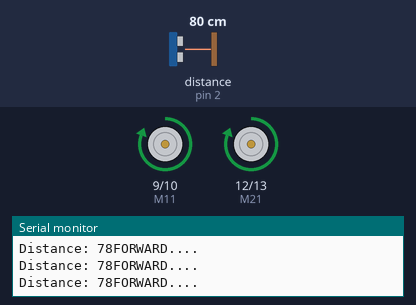
A sketch run on a simulated Arduino Uno, built with avr-gcc and run on an emulated ATmega328P. On the bench: motor-driver pin pairs drawn as motors (green arrow = first pin HIGH = forward, orange = second pin HIGH = backward, longer = more drive, scaled by the enable pin), the last lines printed to the serial monitor. Wiring (inferred from the names in the program): ultrasonic range finder: trigger pin 3; echo pin 2. The test bench sets the inputs (shaded band); at power-on: distance to the obstacle (sensor on pin 2) 80 cm. The echo pulse lasts 58.3 µs per cm.

Above: at 1.2 s.
1.3 s: distance to the obstacle (sensor on pin 2) set to 13 cm
4.3 s: distance to the obstacle (sensor on pin 2) set to 10 cm
At 5.5 s:
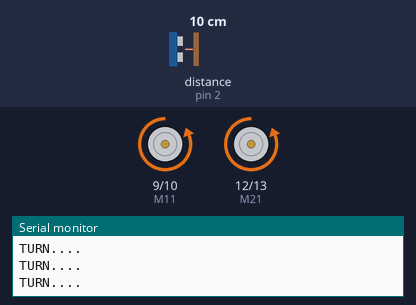
5.8 s: distance to the obstacle (sensor on pin 2) set to 18 cm
At 7.0 s:
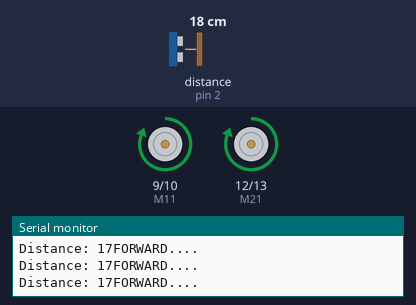
7.4 s: distance to the obstacle (sensor on pin 2) set to 2 cm
At 7.9 s:
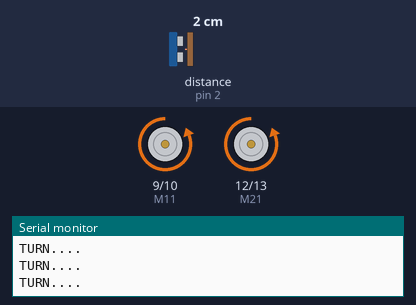
Timing chart, 0 to 9.9 s (numbered marks = the images above; inputs shaded):
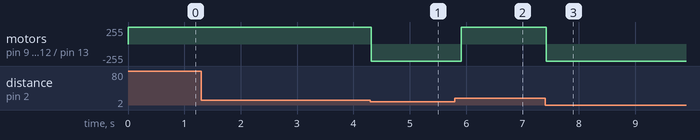

The sketch:

usc1_1v.ino
```cpp
/*********TACHLOG powered********
*********www.troncart.com*******
**electronics components online**
***********TRONCAR**************
***********25-03-2019**************
*V1.1v
*/


// Maping the Motor Driver Pins
const int M11 = 9;
const int M12 = 10;
const int M21 = 12;
const int M22 = 13;
const int E1 = 8;
const int E2 = 11;

//Ultrasound HC-SR04 Pin
const int trigPin = 3;
const int echoPin = 2;

long duration;
int distance;
int i;


  void setup()

    {
      pinMode(trigPin, OUTPUT); // Sets the trigPin as an Output
      pinMode(echoPin, INPUT); // Sets the echoPin as an Input

  pinMode(M11,OUTPUT);//Configuring the Pin As output
      pinMode(M12,OUTPUT);
      pinMode(M21,OUTPUT);
      pinMode(M22,OUTPUT);
      pinMode(E1,OUTPUT);
      pinMode(E2,OUTPUT);

      Serial.begin(9600); // Starts the serial communication
    }

      void loop()
     {

        //Calculating the distance
        digitalWrite(trigPin, LOW);
        delayMicroseconds(2);
        digitalWrite(trigPin, HIGH);// Sets the trigPin on HIGH state for 10 micro seconds
        delayMicroseconds(10);
        digitalWrite(trigPin, LOW);
        duration = pulseIn(echoPin, HIGH);// Reads the echoPin, returns the sound wave travel time in microseconds
        distance= duration*0.034/2;// Calculating the distance
        Serial.print("Distance: ");
        Serial.print(distance);// Prints the distance on the Serial Monitor

        if(distance > 10)
         {
          forward();
          Serial.println("FORWARD....");
         }
         if (distance <= 10)
         {
          for (i=0; i<50; i++)
            {
              left();
              Serial.println("TURN....");
            }
         }
       }

         void forward()
       {
         digitalWrite(M11,HIGH);
         digitalWrite(M12,LOW);
         digitalWrite(M21,HIGH);
         digitalWrite(M22,LOW);
         digitalWrite(E1,HIGH);
         digitalWrite(E2,HIGH);
       }
       void backward()
       {
         digitalWrite(M12,HIGH);
         digitalWrite(M11,LOW);
         digitalWrite(M22,HIGH);
         digitalWrite(M21,LOW);
         digitalWrite(E1,HIGH);
         digitalWrite(E2,HIGH);
       }
        void left()
       {
         digitalWrite(M12,HIGH);
         digitalWrite(M11,LOW);
         digitalWrite(M22,HIGH);
         digitalWrite(M21,LOW);
         digitalWrite(E1,HIGH);
         digitalWrite(E2,HIGH);
       }

        void right()
       {
         digitalWrite(M12,HIGH);
         digitalWrite(M11,LOW);
         digitalWrite(M22,HIGH);
         digitalWrite(M21,LOW);
         digitalWrite(E1,HIGH);
         digitalWrite(E2,HIGH);
       }

        void stop_car()
       {
         digitalWrite(E1,LOW);
         digitalWrite(E2,LOW);
       }
```

Measured:
- the behaviour switches between 12 and 11 cm on distance to the obstacle (sensor on pin 2) (found by bisection; images 0 and 1)
- after the input at 4.3 s, motor on pin 9 (M11) / pin 10 (M12), motor on pin 12 (M21) / pin 13 (M22): forward 255/255 → backward 255/255 at once
- after the input at 5.8 s, motor on pin 9 (M11) / pin 10 (M12), motor on pin 12 (M21) / pin 13 (M22): backward 255/255 → forward 255/255 after 0.11 s
- after the input at 7.4 s, motor on pin 9 (M11) / pin 10 (M12), motor on pin 12 (M21) / pin 13 (M22): forward 255/255 → backward 255/255 at once
